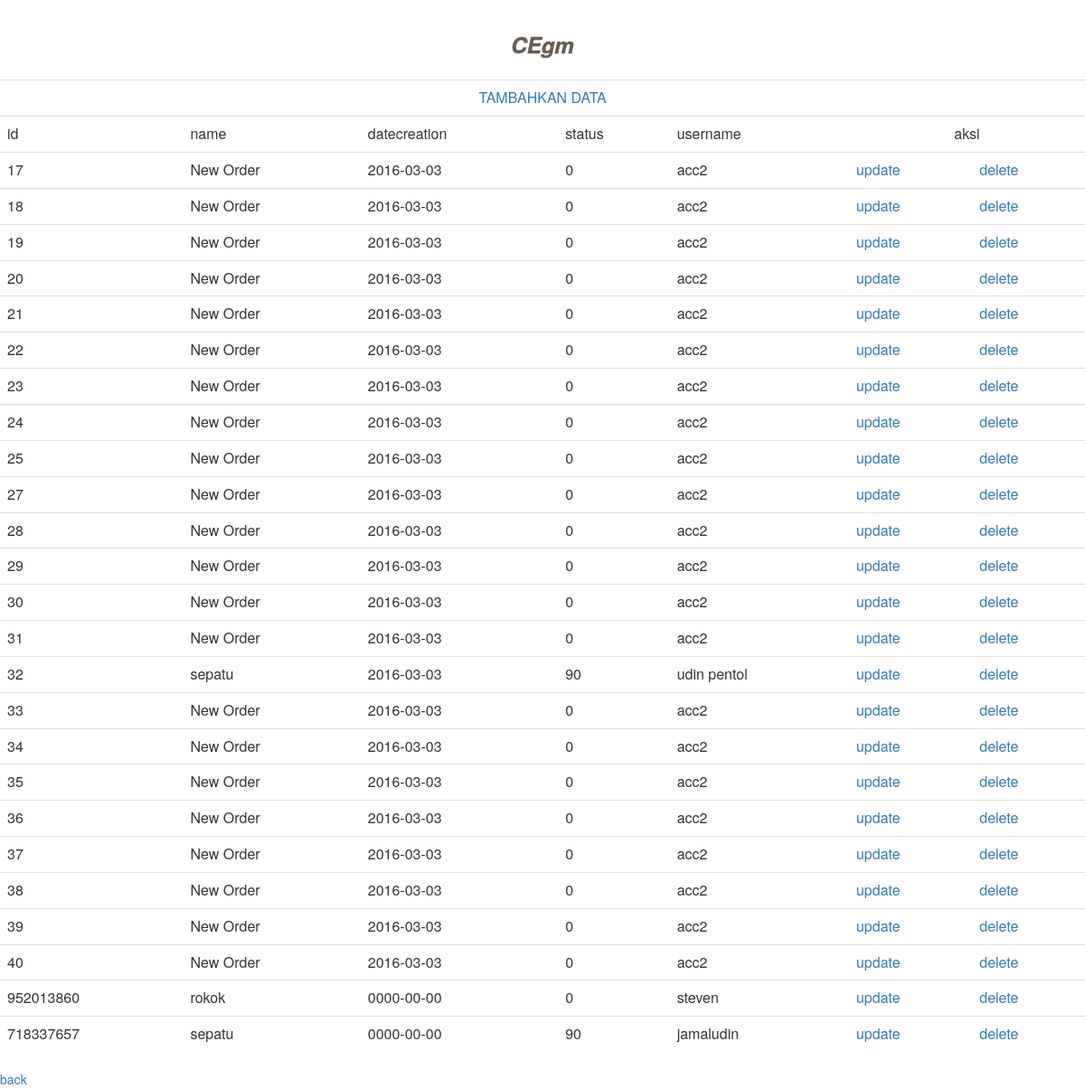
The app's page /order.php with its own data.
### tables this page shows
CREATE TABLE `order_list` (
  `id` int(10) UNSIGNED NOT NULL,
  `name` varchar(100) NOT NULL,
  `datecreation` date NOT NULL,
  `status` tinyint(1) NOT NULL,
  `username` varchar(100) NOT NULL
);

### order.php (the view, shortened to what this page needs)
<html>
    <link rel="stylesheet" href="https://maxcdn.bootstrapcdn.com/bootstrap/3.4.1/css/bootstrap.min.css">
</head>
<body>
<div>
  <h3>CEgm</h3>
</div>
    <table  border="0" class="table table-hover table-responsive">
      <tr>
      <td colspan="9." align="center"><a href="tambah_order.php">TAMBAHKAN DATA </a></td></tr>
        <tr>
        <td>id</TD>
        <td>name</td>
        <td>datecreation</td>
        <td>status</td>
        <td>username</td>
        <td colspan="2" align="center">aksi</td>
        </tr>
        <?php
        include "koneksi.php";
        $data = mysqli_query($koneksi,"SELECT * FROM order_list");
        while ($d = mysqli_fetch_array($data)){
        ?>
        <tr>
        <td><?php echo $d['id'];?></TD>
        <td><?php echo $d['name'];?></TD>
        <td><?php echo $d['datecreation'];?></TD>
        <td><?php echo $d['status'];?></TD>
        <td><?php echo $d['username'];?></TD>
        <td><a href="upd_order.php?update=<?php echo $d['id'];?>">update</td></a>
        <td><a href="delete_order.php?delete=<?php echo $d['id'];?>">delete</td></a>
        <?php
       } ?>
    </table>
    <a href="dashboard.php">back</a>
</html>

### order.php (style rules this page uses)
* { box-sizing: border-box; }
body { margin: 0; background-color: white ; }
h3 { padding:16px; text-align: center; color: #665c53; font-style: italic ; font-weight : bold; -webkit-text-stroke-width: 0.5px; -webkit-text-stroke-color: #665c53; }

### records on screen
order_list: id "17", name "New Order", datecreation "2016-03-03", status "0", username "acc2"
order_list: id "18", name "New Order", datecreation "2016-03-03", status "0", username "acc2"
order_list: id "19", name "New Order", datecreation "2016-03-03", status "0", username "acc2"
order_list: id "20", name "New Order", datecreation "2016-03-03", status "0", username "acc2"
order_list: id "21", name "New Order", datecreation "2016-03-03", status "0", username "acc2"
order_list: id "22", name "New Order", datecreation "2016-03-03", status "0", username "acc2"
order_list: id "23", name "New Order", datecreation "2016-03-03", status "0", username "acc2"
order_list: id "24", name "New Order", datecreation "2016-03-03", status "0", username "acc2"
order_list: id "25", name "New Order", datecreation "2016-03-03", status "0", username "acc2"
order_list: id "27", name "New Order", datecreation "2016-03-03", status "0", username "acc2"
order_list: id "28", name "New Order", datecreation "2016-03-03", status "0", username "acc2"
order_list: id "29", name "New Order", datecreation "2016-03-03", status "0", username "acc2"
order_list: id "30", name "New Order", datecreation "2016-03-03", status "0", username "acc2"
order_list: id "31", name "New Order", datecreation "2016-03-03", status "0", username "acc2"
order_list: id "32", name "sepatu", datecreation "2016-03-03", status "90", username "udin pentol"
order_list: id "33", name "New Order", datecreation "2016-03-03", status "0", username "acc2"
order_list: id "34", name "New Order", datecreation "2016-03-03", status "0", username "acc2"
order_list: id "35", name "New Order", datecreation "2016-03-03", status "0", username "acc2"
order_list: id "36", name "New Order", datecreation "2016-03-03", status "0", username "acc2"
order_list: id "37", name "New Order", datecreation "2016-03-03", status "0", username "acc2"
order_list: id "38", name "New Order", datecreation "2016-03-03", status "0", username "acc2"
order_list: id "39", name "New Order", datecreation "2016-03-03", status "0", username "acc2"
order_list: id "40", name "New Order", datecreation "2016-03-03", status "0", username "acc2"
order_list: id "952013860", name "rokok", datecreation "0000-00-00", status "0", username "steven"
order_list: id "718337657", name "sepatu", datecreation "0000-00-00", status "90", username "jamaludin"
